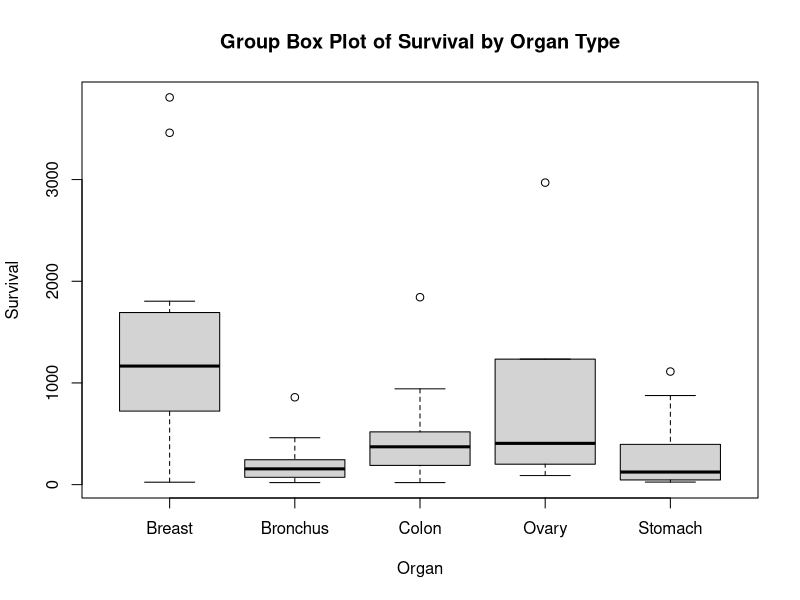
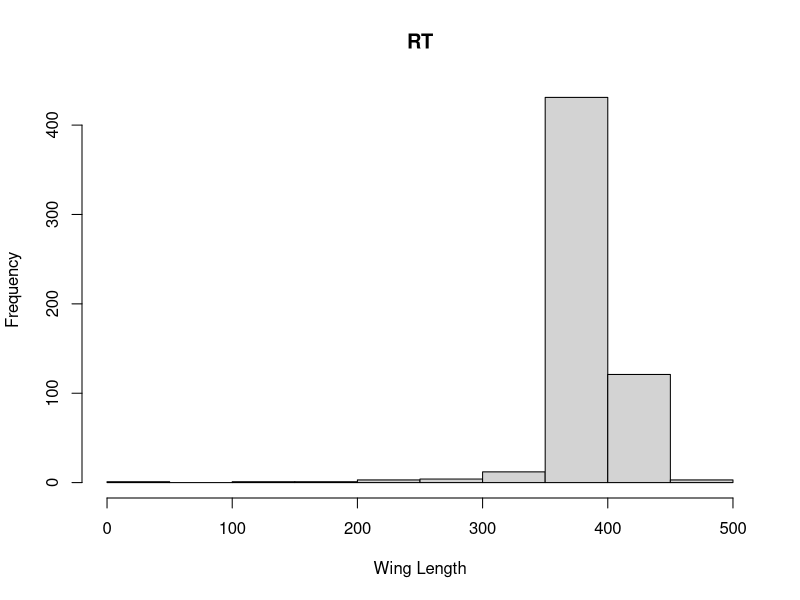
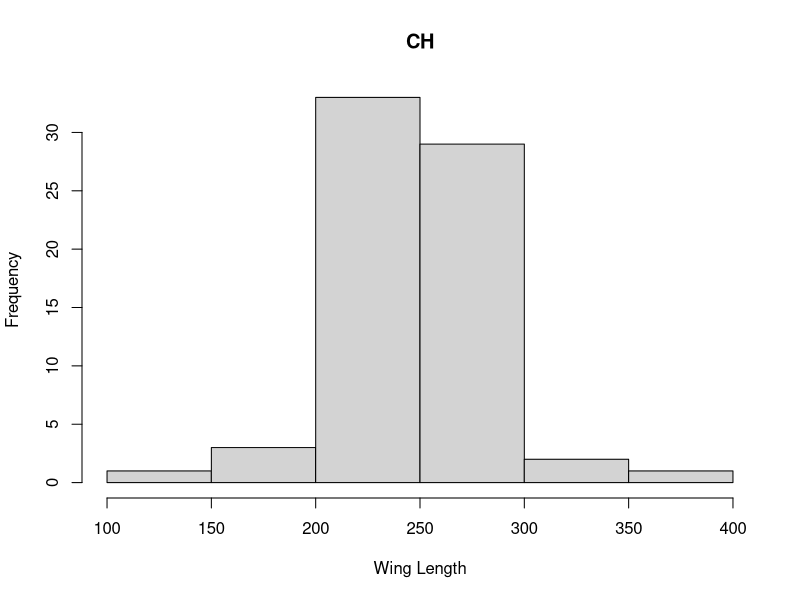
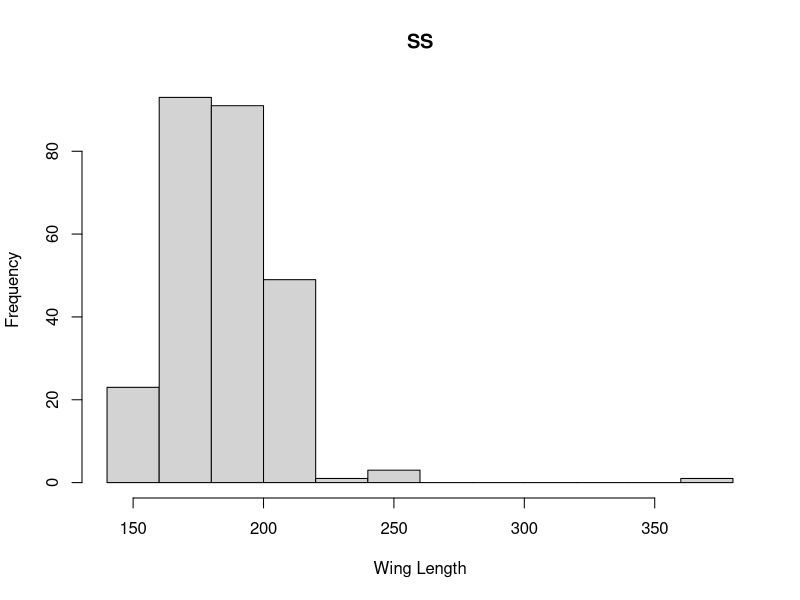

Write R code to recreate these figures, in order.
## ---- chunk 1
knitr::opts_chunk$set(echo = FALSE)
## ---- chunk 2

# 1-c
s <- 6.88
n <- 24
n_i <- c(8, 10, 6)

ssto <- s ** 2 * (n - 1)

y_bar_i_dot <- c(38, 32, 24)
y_bar_dot_dot <- 32

ssa <- sum(n_i * (y_bar_i_dot - y_bar_dot_dot) ** 2)
sse <- ssto - ssa

ssto
ssa
sse
## ---- chunk 3

# 1-d
a <- 3

df_ssto <- n - 1
df_ssa <- a - 1
df_sse <- n - a

df_ssto
df_ssa
df_sse
## ---- chunk 4

# 1-e
msto <- ssto / df_ssto
msa <- ssa / df_ssa
mse <- sse / df_sse

msto
msa
mse
## ---- chunk 5

# 2-d
msa / mse
## ---- chunk 6

# 3-c
means <- c(27.75, 21.42, 21.50)
overall_mean <- 23.56
variance <- 3.38 ** 2
n <- c(12, 12, 12)

n_t <- sum(n)
ssto <- variance * (n_t - 1)
ssa <- sum(n * (means - overall_mean) ** 2)
sse <- ssto - ssa

ssto
ssa
sse
## ---- chunk 7

# 3-d
a <- 3

df_ssto <- n_t - 1
df_ssa <- a - 1
df_sse <- n_t - a

df_ssto
df_ssa
df_sse
## ---- chunk 8

# 3-e
msto <- ssto / df_ssto
msa <- ssa / df_ssa
mse <- sse / df_sse

msto
msa
mse
## ---- chunk 9

# 4-c
msa / mse
## ---- chunk 10

# I-a
data <- read.csv("Cancer.csv")

boxplot(Survival ~ Organ, data = data, 
        main = "Group Box Plot of Survival by Organ Type",
        xlab = "Organ",
        ylab = "Survival")
## ---- chunk 11

# I-b
avg_by_organ <- tapply(data$Survival, data$Organ, mean)
avg_by_organ
## ---- chunk 12

# II-a
n_t <- nrow(data)
overall_mean <- mean(data$Survival)

ssto <- sum((data$Survival - overall_mean) ** 2)

mean_per_group <- aggregate(Survival ~ Organ, data = data, FUN = mean)
mean_per_group <- mean_per_group$Survival
count_per_group <- aggregate(Survival ~ Organ, data = data, FUN = length)
count_per_group <- count_per_group$Survival

ssa <- sum(count_per_group * (mean_per_group - overall_mean) ** 2)
sse <- ssto - ssa

cat("SSTO =", ssto)
cat("SSA =", ssa)
cat("SSE =", sse)
## ---- chunk 13

# II-b
a <- nrow(aggregate(Survival ~ Organ, data = data, FUN = length))

df_ssto <- n_t - 1
df_ssa <- a - 1
df_sse <- n_t - a

msto <- ssto / df_ssto
msa <- ssa / df_ssa
mse <- sse / df_sse

cat("MSTO =", msto)
cat("MSA =", msa)
cat("MSE =", mse)
## ---- chunk 14

# II-c
f_s <- msa / mse
p <- pf(f_s, df_ssa, df_sse, lower.tail = FALSE)

cat("f_s =", f_s)
cat("df_ssa =", df_ssa)
cat("df_sse =", df_sse)
cat("p =", p)
## ---- chunk 15
data <- read.csv("Hawk.csv")

# III-a
sd_by_group <- aggregate(Wing ~ Species, data = data, FUN = sd)
sd_by_group
## ---- chunk 16

# III-b
for (specie in unique(data$Species)) {
  group_data <- data$Wing[data$Species == specie]
  hist(group_data, main = specie, xlab = "Wing Length")
}
## ---- chunk 17

# IV-a
n_t <- nrow(data)
overall_mean <- mean(data$Wing)

ssto <- sum((data$Wing - overall_mean) ** 2)

mean_per_group <- aggregate(Wing ~ Species, data = data, FUN = mean)
mean_per_group <- mean_per_group$Wing
count_per_group <- aggregate(Wing ~ Species, data = data, FUN = length)
count_per_group <- count_per_group$Wing

ssa <- sum(count_per_group * (mean_per_group - overall_mean) ** 2)
sse <- ssto - ssa

cat("SSTO =", ssto)
cat("SSA =", ssa)
cat("SSE =", sse)
## ---- chunk 18

# IV-b
a <- nrow(aggregate(Wing ~ Species, data = data, FUN = length))

df_ssto <- n_t - 1
df_ssa <- a - 1
dff_sse <- n_t - a

msto <- ssto / df_ssto
msa <- ssa / df_ssa
mse <- sse / df_sse

cat("MSTO =", msto)
cat("MSA =", msa)
cat("MSE =", mse)
## ---- chunk 19

# IV-c
f_s <- msa / mse
p <- pf(f_s, df_ssa, df_sse, lower.tail = FALSE)

cat("f_s =", f_s)
cat("df_ssa =", df_ssa)
cat("df_sse =", df_sse)
cat("p =", p)
